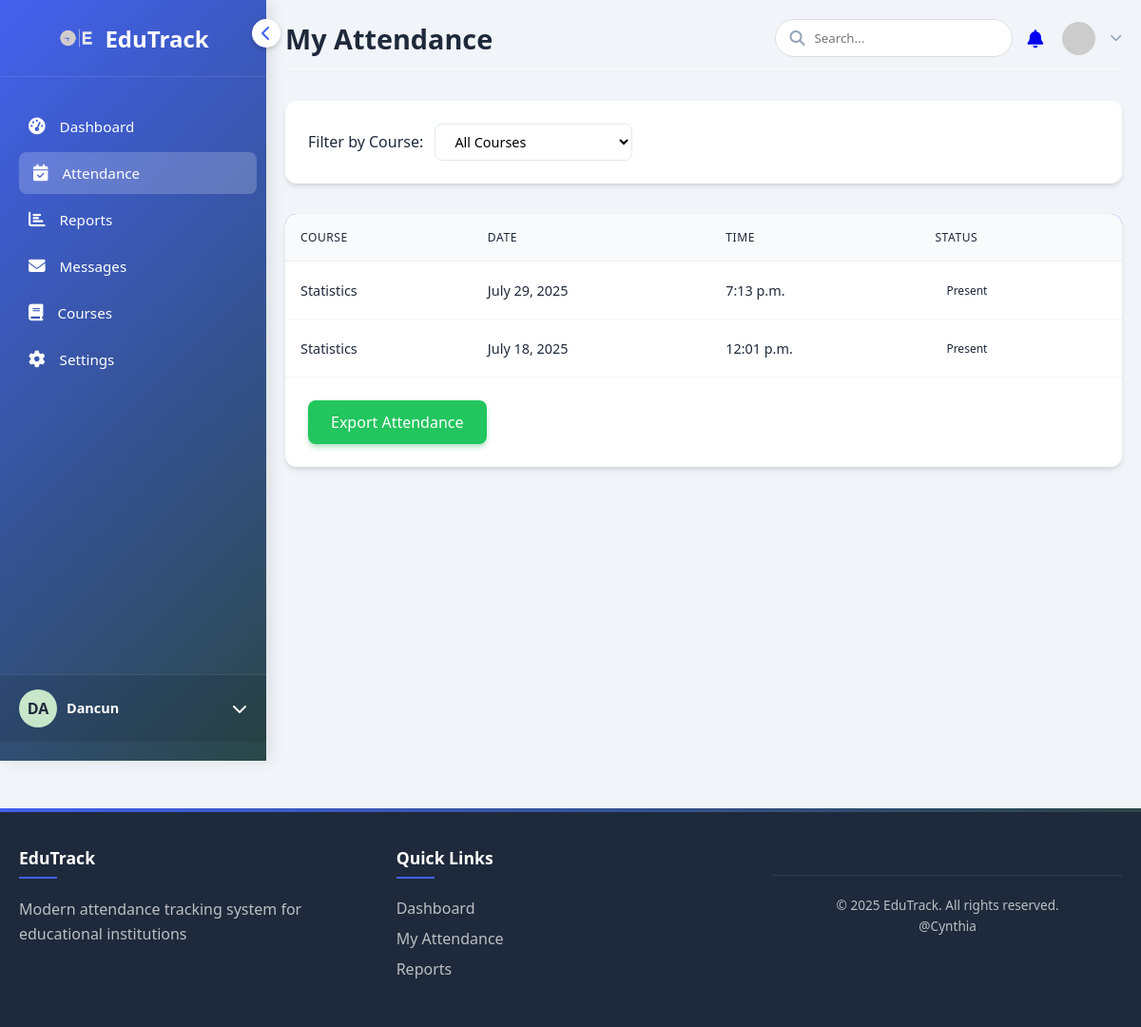
Page /attendance/ (signed in) on the committed database.
### dashboard/models.py (models this page shows, shortened)
class Attendance(models.Model):
    STATUS_CHOICES = [
        ('present', 'Present'),
        ('late', 'Late'),
        ('absent', 'Absent'),
    ]
    student = models.ForeignKey(User, on_delete=models.CASCADE)
    course = models.ForeignKey(Course, on_delete=models.CASCADE)
    session = models.ForeignKey(ClassSession, on_delete=models.CASCADE, null=True, blank=True)
    date = models.DateField()
    time = models.TimeField()
    status = models.CharField(max_length=10, choices=STATUS_CHOICES)
    reason = models.TextField(blank=True, null=True)
    created_at = models.DateTimeField(auto_now_add=True)
    class Meta:
        unique_together = ('student', 'course', 'date', 'time')
        ordering = ['-created_at']

class Course(models.Model):
    name = models.CharField(max_length=100)
    code = models.CharField(max_length=10, unique=True)
    description = models.TextField(blank=True)
    teacher = models.ForeignKey(
        User, on_delete=models.CASCADE, null=True, blank=True, limit_choices_to={'profile__role': 'TEACHER'}, related_name='courses_taught'
    )
    students = models.ManyToManyField(
        User, related_name='courses_enrolled', blank=True,
        limit_choices_to={'profile__role': 'STUDENT'}
    )

### dashboard/views.py (the view)
# urls.py: path('attendance/', views.attendance_list, name='attendance_list'),
@login_required
def attendance_list(request):
    role = request.user.profile.role
    if role == 'STUDENT':
        courses = request.user.courses_enrolled.all()
    elif role == 'TEACHER':
        courses = Course.objects.filter(teacher=request.user)
    else:
        courses = Course.objects.all()
    selected_course = request.GET.get('course')
    if selected_course:
        sessions = ClassSession.objects.filter(course_id=selected_course)
    else:
        sessions = ClassSession.objects.filter(course__in=courses)
    if role == 'STUDENT':
        attendances = Attendance.objects.filter(student=request.user, course__in=courses)
    else:
        attendances = Attendance.objects.filter(course__in=courses)
    return render(request, 'dashboard/attendance_list.html', {
        'courses': courses,
        'selected_course': selected_course,
        'attendances': attendances,
    })

### dashboard/templates/dashboard/attendance_list.html (shortened to what this page needs)
{% extends "dashboard/base.html" %}
{% block page_title %}My Attendance{% endblock %}
{% block content %}
<div class="filter-bar">
    <form method="get">
        <label for="course">Filter by Course:</label>
        <select name="course" id="course" onchange="this.form.submit()">
            <option value="">All Courses</option>
        </select>
    </form>
</div>
<div class="table-responsive">
    <table>
        <thead>
            <tr>
                <th>Course</th>
                <th>Date</th>
                <th>Time</th>
                <th>Status</th>
            </tr>
        </thead>
        <tbody>
            {% for attendance in attendances %}
                <tr>
                    <td>{{ attendance.course.name }}</td>
                    <td>{{ attendance.date }}</td>
                    <td>{{ attendance.time }}</td>
                    <td>
                        <span class="status-badge
                            ">
                            {{ attendance.get_status_display }}
                        </span>
                    </td>
                </tr>
            {% empty %}
                <tr><td colspan="4">No attendance records found.</td></tr>
            {% endfor %}
        </tbody>
    </table>
    <a href="{% url 'export_attendance' %}" class="btn btn-success">
        Export Attendance
    </a>
</div>
{% endblock %}

### dashboard/templates/dashboard/base.html (shortened to what this page needs)
<!DOCTYPE html>
<html lang="en">
<head>
    {% load static %}
    <link rel="stylesheet" href="https://cdnjs.cloudflare.com/ajax/libs/font-awesome/6.4.0/css/all.min.css">
</head>
<body>
    <div class="container">
        <div class="sidebar" id="sidebar">
            <div class="toggle-sidebar" id="toggleSidebar">
                <i class="fas fa-chevron-left"></i>
            </div>
            <div class="logo">
                <img src="{% static 'dashboard/logo-.png' %}" alt="Logo">
                <h1>EduTrack</h1>
            </div>
            <div class="menu">
                <a href="{% url 'dashboard' %}" class="menu-item {% if request.resolver_match.url_name == 'dashboard' %}active{% endif %}">
                    <i class="fas fa-tachometer-alt"></i>
                    <span>Dashboard</span>
                </a>
                <a href="{% url 'attendance_list' %}" class="menu-item {% if request.resolver_match.url_name == 'attendance_list' %}active{% endif %}">
                    <i class="fas fa-calendar-check"></i>
                    <span>Attendance</span>
                </a>
                <a href="{% url 'reports' %}" class="menu-item {% if request.resolver_match.url_name == 'reports' %}active{% endif %}">
                    <i class="fas fa-chart-bar"></i>
                    <span>Reports</span>
                </a>
                <a href="{% url 'messages' %}" class="menu-item {% if request.resolver_match.url_name == 'messages' %}active{% endif %}">
                    <i class="fas fa-envelope"></i>
                    <span>Messages</span>
                </a>
                <a href="{% url 'courses' %}" class="menu-item {% if request.resolver_match.url_name == 'courses' %}active{% endif %}">
                    <i class="fas fa-book"></i>
                    <span>Courses</span>
                </a>
                <a href="{% url 'settings' %}" class="menu-item {% if request.resolver_match.url_name == 'settings' %}active{% endif %}">
                    <i class="fas fa-cog"></i>
                    <span>Settings</span>
                </a>
            </div>
            <div class="user-profile">
                <div class="user-avatar">
                    {% if request.user.get_full_name %}
                        {{ request.user.get_full_name|slice:":2"|upper }}
                    {% else %}
                        {{ request.user.username|slice:":2"|upper }}
                    {% endif %}
                </div>
                <div class="user-info">
                    <div class="user-name">{{ request.user.get_full_name|default:request.user.username }}</div>
                </div>
                <i class="fas fa-chevron-down"></i>
            </div>
        </div>
        <div class="main-content" id="mainContent">
            <div class="header">
                <h1 class="page-title">{% block page_title %}{% endblock %}</h1>
                <div class="header-actions">
                  <div>
                    <form method="GET" action="{% url 'search_results' %}" class="search-bar">
                        <i class="fas fa-search"></i>
                        <input
                            type="text"
                            name="q"
                            placeholder="Search..."
                            value="{{ request.GET.q }}"
                            required
                        >
                    </form>
                  </div>
                    <div class="notification-bell">
                        <a href="{% url 'view_notifications' %}">
                            <i class="fas fa-bell"></i>
                        </a>
                    </div>
                    <div class="user-dropdown">
                        <img src="https://via.placeholder.com/35" alt="User">
                        <i class="fas fa-chevron-down"></i>
                    </div>
                </div>
            </div>
            {% block content %}{% endblock %}
        </div>
    </div>
{% block show_footer %}
<footer class="attendance-footer">
    <div class="footer-content">
        <div class="footer-section">
            <h4>EduTrack</h4>
            <p>Modern attendance tracking system for educational institutions</p>
        </div>
        <div class="footer-section">
            <h4>Quick Links</h4>
            <ul>
                <li><a href="{% url 'dashboard' %}">Dashboard</a></li>
                <li><a href="{% url 'attendance_list' %}">My Attendance</a></li>
                <li><a href="{% url 'reports' %}">Reports</a></li>
            </ul>
        </div>
        <div class="footer-section">
            <p class="copyright">&copy; {% now "Y" %} EduTrack. All rights reserved.<br>@Cynthia </p>
        </div>
    </div>
</footer>
{% endblock %}
</body>
</html>

### dashboard/templates/dashboard/attendance_list.html (style rules this page uses)
:root { --primary: #4361ee; --primary-light: #eef2ff; --success: #22c55e; --warning: #f59e0b; --danger: #ef4444; --dark: #1e293b; --light: #f8fafc; --gray: #94a3b8; }
body { font-family: 'Inter', sans-serif; background-color: #f1f5f9; color: var(--dark); }
.filter-bar { background: white; padding: 1.5rem; border-radius: 12px; box-shadow: 0 4px 6px -1px rgba(0, 0, 0, 0.1), 0 2px 4px -1px rgba(0, 0, 0, 0.06); margin-bottom: 2rem; transition: all 0.3s ease; }
.filter-bar label { font-weight: 500; margin-right: 0.5rem; color: var(--dark); }
.filter-bar select { padding: 0.5rem 1rem; border-radius: 8px; border: 1px solid #e2e8f0; background-color: white; font-size: 0.9rem; transition: all 0.3s ease; cursor: pointer; }
.table-responsive { background: white; border-radius: 12px; overflow: hidden; box-shadow: 0 4px 6px -1px rgba(0, 0, 0, 0.1), 0 2px 4px -1px rgba(0, 0, 0, 0.06); transition: transform 0.3s ease; }
table { width: 100%; border-collapse: collapse; }
thead { background-color: var(--primary); color: white; }
th { padding: 1rem; text-align: left; font-weight: 500; text-transform: uppercase; font-size: 0.75rem; letter-spacing: 0.05em; }
td { padding: 1rem; border-bottom: 1px solid #f1f5f9; font-size: 0.9rem; }
tbody tr { transition: all 0.2s ease; }
.status-badge { display: inline-block; padding: 0.35rem 0.75rem; border-radius: 9999px; font-size: 0.75rem; font-weight: 500; text-transform: capitalize; animation: fadeIn 0.5s ease; }
.btn { display: inline-block; padding: 0.75rem 1.5rem; background-color: var(--success); color: white; text-decoration: none; border-radius: 8px; font-weight: 500; margin: 1.5rem; transition: all 0.3s ease; box-shadow: 0 4px 6px -1px rgba(22, 163, 74, 0.3), 0 2px 4px -1px rgba(22, 163, 74, 0.1); }

### rows in the picture
Attendance: course.name "Statistics", date "July 29, 2025", time "7:13 p.m.", status "Present"
Attendance: course.name "Statistics", date "July 18, 2025", time "12:01 p.m.", status "Present"

### other values in the picture
{{ request.user.username|slice:":2"|upper }} "DA"
{{ request.user.get_full_name|default:request.user.username }} "Dancun"
